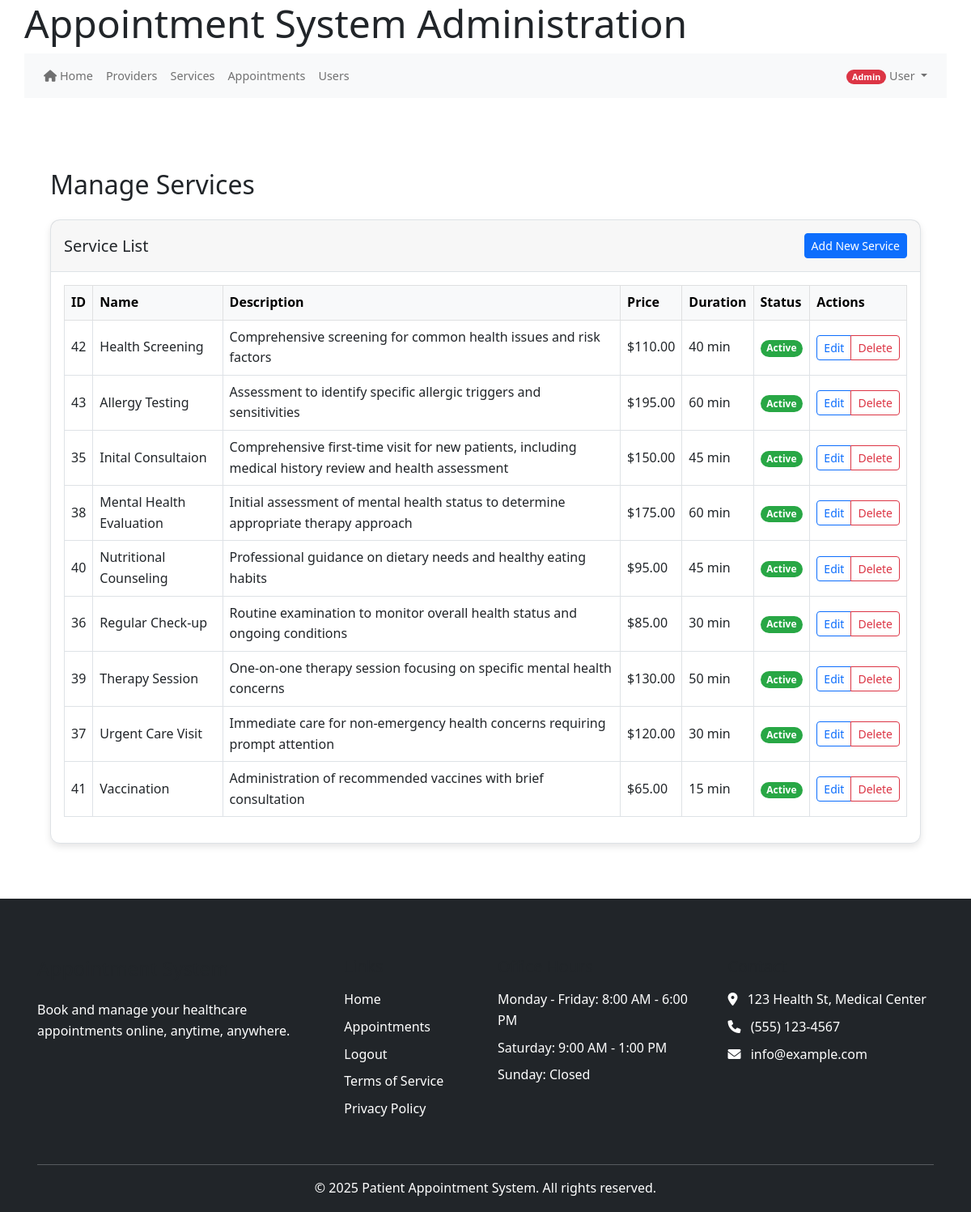
The page /index.php/admin/services (signed in) on the database its author committed.
### tables this page shows
CREATE TABLE IF NOT EXISTS `services` (
  `service_id` int(11) NOT NULL AUTO_INCREMENT,
  `name` varchar(255) NOT NULL,
  `description` text DEFAULT NULL,
  `duration` int(11) DEFAULT 30,
  `price` decimal(10,2) DEFAULT NULL,
  `is_active` tinyint(1) DEFAULT 1,
  `created_at` timestamp NOT NULL DEFAULT current_timestamp(),
  PRIMARY KEY (`service_id`)
);

### controllers/admin_controller.php (called while the page is built, shortened)
<?php
require_once MODEL_PATH . '/Appointment.php';
require_once MODEL_PATH . '/Services.php';
class AdminController {
    protected $serviceModel;
    public function __construct() {
        $this->db = get_db();
        $this->serviceModel = new Services($this->db);
    }
    public function services($action = null, $id = null) {
        $services = $this->serviceModel->getAllServices();
        include VIEW_PATH . '/admin/services.php';
    }
}

### public_html/bootstrap.php (called while the page is built, shortened)
<?php
require_once APP_ROOT . '/core/helpers.php';
require_once CORE_PATH . '/helpers.php';
function get_db() {
    static $db = null;
    if ($db === null) {
        if (defined('DB_HOST') && defined('DB_USER') && defined('DB_PASS') && defined('DB_NAME')) {
            $db = new mysqli(DB_HOST, DB_USER, DB_PASS, DB_NAME);
            $db->set_charset('utf8mb4');
        } else {
            throw new Exception("Database constants not defined");
        }
    }
    return $db;
}
return true;

### models/Services.php (called while the page is built, shortened)
<?php
class Services {
    private $db;
    public function __construct($db) {
        $this->db = $db;
    }
    public function getServices($activeOnly = true, $limit = 0, $orderBy = 'name', $fields = []) {
        $services = [];
        try {
            $allowedOrderFields = ['name', 'service_id', 'price', 'duration', 'created_at'];
            $selectedFields = empty($fields) ? '*' : implode(', ', $fields);
            $query = "SELECT $selectedFields FROM services";
            if ($activeOnly) {
                $query .= " WHERE is_active = 1";
            }
            $query .= " ORDER BY $orderBy";
            if ($limit > 0) {
                $query .= " LIMIT ?";
                if ($this->db instanceof mysqli) {
                    $stmt = $this->db->prepare($query);
                    $stmt->bind_param("i", $limit);
                    $stmt->execute();
                    $result = $stmt->get_result();
                    if ($result) {
                        while ($row = $result->fetch_assoc()) {
                            $services[] = ($selectedFields === '*') ?
                                $this->enrichServiceData($row) : $row;
                        }
                    }
                } elseif ($this->db instanceof PDO) {
                    $stmt = $this->db->prepare($query);
                    $stmt->bindParam(1, $limit, PDO::PARAM_INT);
                    $stmt->execute();
                    $rows = $stmt->fetchAll(PDO::FETCH_ASSOC);
                    if ($selectedFields === '*') {
                        $services = array_map([$this, 'enrichServiceData'], $rows);
                    } else {
                        $services = $rows;
                    }
                }
            } else {
                if ($this->db instanceof mysqli) {
                    $result = $this->db->query($query);
                    if ($result) {
                        while ($row = $result->fetch_assoc()) {
                            $services[] = ($selectedFields === '*') ?
                                $this->enrichServiceData($row) : $row;
                        }
                    }
                }
            }
        } catch (Exception $e) {
logSystemEvent('system_error', 'A system error occurred: ' . $e->getMessage() . '', 'System Error Detected');
            error_log("Error in getServices: " . $e->getMessage());
        }
        return $services;
    }
    public function getAllServices() {
        return $this->getServices(true);
    }
    private function enrichServiceData($service) {
        $service['icon'] = $this->getServiceIcon($service['name']);
        if (isset($service['duration']) && $service['duration'] >= 60) {
            $hours = floor($service['duration'] / 60);
            $minutes = $service['duration'] % 60;
            if ($minutes > 0) {
                $service['duration_formatted'] = "{$hours} hour" . ($hours > 1 ? 's' : '') .
                                             " {$minutes} minute" . ($minutes > 1 ? 's' : '');
            } else {
                $service['duration_formatted'] = "{$hours} hour" . ($hours > 1 ? 's' : '');
            }
        } else {
            $service['duration_formatted'] = $service['duration'] . " minute" .
                                          ($service['duration'] != 1 ? 's' : '');
        }
        return $service;
    }
    private function getServiceIcon($serviceName) {
        $name = strtolower($serviceName);
        if (strpos($name, 'check') !== false || strpos($name, 'exam') !== false) {
            return 'stethoscope';
        } elseif (strpos($name, 'therapy') !== false || strpos($name, 'counseling') !== false) {
            return 'brain';
        } elseif (strpos($name, 'cardiac') !== false || strpos($name, 'heart') !== false) {
            return 'heartbeat';
        } elseif (strpos($name, 'dental') !== false || strpos($name, 'teeth') !== false) {
            return 'tooth';
        } elseif (strpos($name, 'eye') !== false || strpos($name, 'vision') !== false) {
            return 'eye';
        } elseif (strpos($name, 'physical') !== false || strpos($name, 'rehab') !== false) {
            return 'dumbbell';
        } elseif (strpos($name, 'vaccine') !== false || strpos($name, 'immun') !== false) {
            return 'syringe';
        } elseif (strpos($name, 'lab') !== false || strpos($name, 'test') !== false) {
            return 'vial';
        } elseif (strpos($name, 'pediatric') !== false || strpos($name, 'child') !== false) {
            return 'child';
        } else {
            return 'user-md';
        }
    }
}

### core/helpers.php (called while the page is built, shortened)
<?php
function base_url($path = '') {
    $protocol = isset($_SERVER['HTTPS']) && $_SERVER['HTTPS'] !== 'off' ? 'https' : 'http';
    $host = $_SERVER['HTTP_HOST'] ?? 'localhost';
    $script_name = $_SERVER['SCRIPT_NAME'];
    $base_dir = dirname($script_name);
    $base_url = "{$protocol}://{$host}{$base_dir}";
    $base_url = rtrim($base_url, '/');
    $path = ltrim($path, '/');
    return $path ? "{$base_url}/{$path}" : $base_url;
}

### views/admin/services.php (the view, shortened to what this page needs)
<?php include VIEW_PATH . '/partials/header.php'; ?>
<div class="container my-5">
    <h2 class="mb-4">Manage Services</h2>
    <div class="row mb-3">
        <div class="col-md-12">
            <div class="card shadow">
                <div class="card-header d-flex justify-content-between align-items-center">
                    <h5 class="mb-0">Service List</h5>
                    <button type="button" class="btn btn-primary btn-sm" data-bs-toggle="modal" data-bs-target="#addServiceModal">
                        Add New Service
                    </button>
                </div>
                <div class="card-body">
                    <div class="table-responsive">
                        <table class="table table-bordered table-hover align-middle">
                            <thead class="table-light">
                                <tr>
                                    <th>ID</th>
                                    <th>Name</th>
                                    <th>Description</th>
                                    <th>Price</th>
                                    <th>Duration</th>
                                    <th>Status</th>
                                    <th>Actions</th>
                                </tr>
                            </thead>
                            <tbody>
                                <?php if(!empty($services)): ?>
                                    <?php foreach ($services as $service): ?>
                                    <tr>
                                        <td><?= $service['service_id'] ?></td>
                                        <td><?= htmlspecialchars($service['name'] ?? '') ?></td>
                                        <td><?= htmlspecialchars($service['description'] ?? '') ?></td>
                                        <td>$<?= number_format($service['price'] ?? 0, 2) ?></td>
                                        <td><?= htmlspecialchars($service['duration'] ?? 30) ?> min</td>
                                        <td>
                                            <?php if (!isset($service['is_active']) || $service['is_active']): ?>
                                                <span class="badge bg-success">Active</span>
                                            <?php else: ?>
                                                <span class="badge bg-secondary">Inactive</span>
                                            <?php endif; ?>
                                        </td>
                                        <td>
                                            <div class="btn-group btn-group-sm">
                                                <a href="<?= base_url('index.php/admin/services/edit/' . $service['service_id']) ?>" class="btn btn-outline-primary">Edit</a>
                                                <button type="button" class="btn btn-outline-danger" data-bs-toggle="modal" data-bs-target="#deleteServiceModal<?= $service['service_id'] ?>">Delete</button>
                                            </div>
                                        </td>
                                    </tr>
                                    <?php endforeach; ?>
                                <?php else: ?>
                                    <tr>
                                        <td colspan="7" class="text-center">No services found</td>
                                    </tr>
                                <?php endif; ?>
                            </tbody>
                        </table>
                    </div>
                </div>
            </div>
        </div>
    </div>
</div>
<?php include VIEW_PATH . '/partials/footer.php'; ?>

### views/partials/header.php (style rules this page uses)
body { padding-top: 20px; padding-bottom: 20px; font-family: 'Segoe UI', Tahoma, Geneva, Verdana, sans-serif; }
.card { margin-bottom: 20px; border-radius: 12px; box-shadow: 0 4px 8px rgba(0,0,0,0.1) !important; transition: none !important; }

### views/partials/footer.php (style rules this page uses)
html, body { height: 100%; margin: 0; padding: 0; }
body { display: flex; flex-direction: column; min-height: 100vh; }
.container { flex: 1 0 auto; }

### rows shown on the page
services: service_id "42", name "Health Screening", description "Comprehensive screening for common health issues and risk factors", price "110.00", duration "40", is_active "Active"
services: service_id "43", name "Allergy Testing", description "Assessment to identify specific allergic triggers and sensitivities", price "195.00", duration "60", is_active "Active"
services: service_id "35", name "Inital Consultaion", description "Comprehensive first-time visit for new patients, including medical history review and health assessment", price "150.00", duration "45", is_active "Active"
services: service_id "38", name "Mental Health Evaluation", description "Initial assessment of mental health status to determine appropriate therapy approach", price "175.00", duration "60", is_active "Active"
services: service_id "40", name "Nutritional Counseling", description "Professional guidance on dietary needs and healthy eating habits", price "95.00", duration "45", is_active "Active"
services: service_id "36", name "Regular Check-up", description "Routine examination to monitor overall health status and ongoing conditions", price "85.00", duration "30", is_active "Active"
services: service_id "39", name "Therapy Session", description "One-on-one therapy session focusing on specific mental health concerns", price "130.00", duration "50", is_active "Active"
services: service_id "37", name "Urgent Care Visit", description "Immediate care for non-emergency health concerns requiring prompt attention", price "120.00", duration "30", is_active "Active"
services: service_id "41", name "Vaccination", description "Administration of recommended vaccines with brief consultation", price "65.00", duration "15", is_active "Active"

### other values the page prints
$userRole "Admin"
$userName "User"
